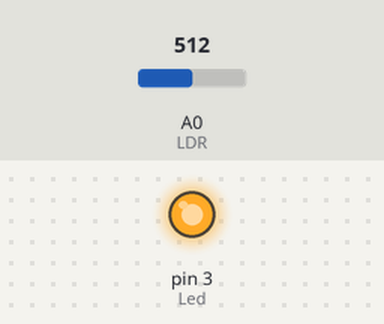
Bench run of a sketch on a simulated Arduino Uno, built with avr-gcc and run on an emulated ATmega328P. Shown: output pins drawn as LEDs (lit = HIGH). The inputs (shaded band) are chosen by the test bench; at power-on: A0 (LDR) = 512.

Above: at 1.2 s.
1.3 s: A0 (LDR) set to 890
2.8 s: A0 (LDR) set to 911
At 3.4 s:
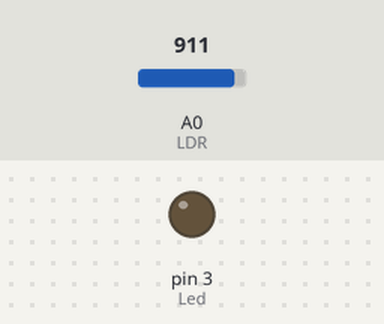
4.3 s: A0 (LDR) set to 858
5.8 s: A0 (LDR) set to 839
At 7.0 s:
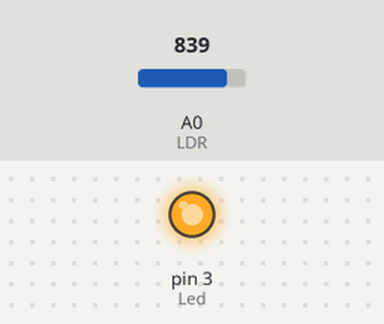
7.3 s: A0 (LDR) set to 910
At 8.5 s:
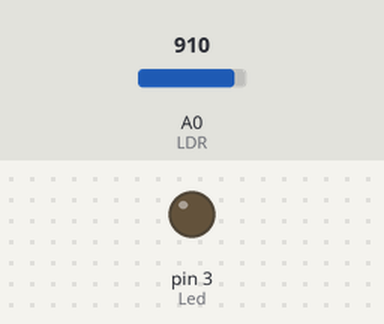
Timing chart, 0 to 9.8 s (numbered marks = the images above; inputs shaded):
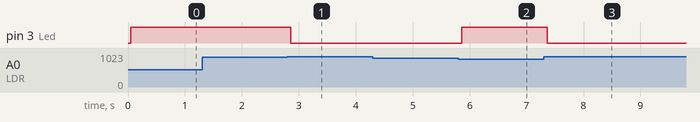

Measured:
- the behaviour switches between 900 and 901 on A0 (LDR) (found by bisection; images 0 and 1)
- the behaviour switches between 850 and 849 on A0 (LDR) (found by bisection; images 1 and 2)
- after the input at 1.3 s, every drawn part: stays the same
- after the input at 2.8 s, pin 3 (Led): HIGH → LOW after 0.06 s
- after the input at 4.3 s, every drawn part: stays the same
- after the input at 5.8 s, pin 3 (Led): LOW → HIGH after 0.06 s
- after the input at 7.3 s, pin 3 (Led): HIGH → LOW after 0.07 s

The sketch:

Analog_Read_with_LDR.ino
```cpp
#define Led 3
#define LDR A0

void setup() {
  pinMode(Led, OUTPUT);
}

void loop() {
  int light = analogRead(LDR);
  delay(50);
  if (light > 900) {
    digitalWrite(Led, LOW);
  }
  if (light < 850) {
    digitalWrite(Led, HIGH);
  }
}
```
